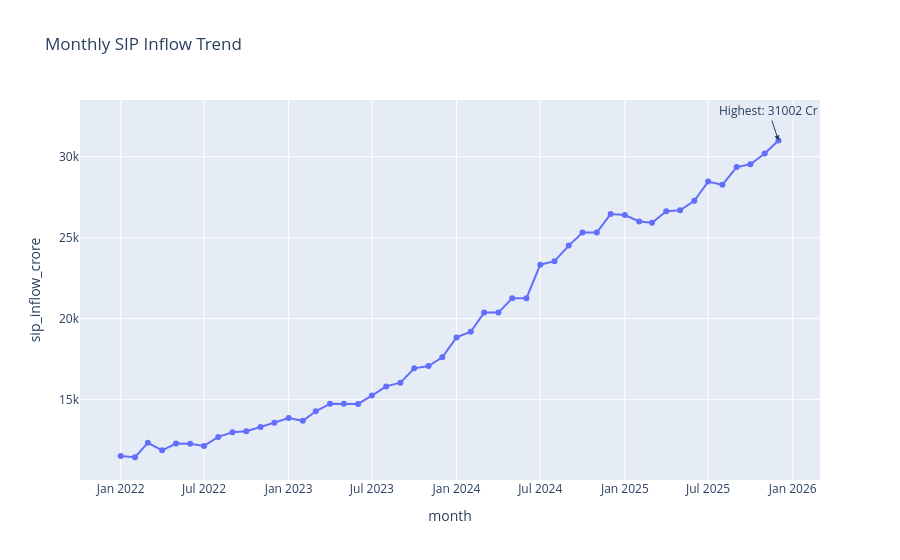

Notebook code cell kept with this figure:
### Code cell
fig = px.line(
    sip,
    x="month",
    y="sip_inflow_crore",
    title="Monthly SIP Inflow Trend",
    markers=True
)

fig.add_annotation(
    x=highest["month"],
    y=highest["sip_inflow_crore"],
    text=f'Highest: {highest["sip_inflow_crore"]:.0f} Cr',
    showarrow=True,
    arrowhead=2
)

fig.show()
